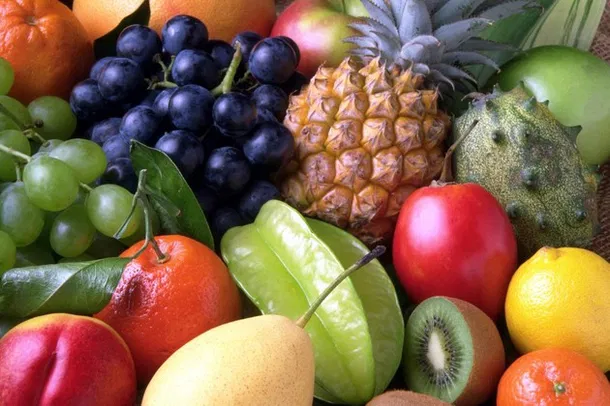
#> input picture images/frutas.png, 610 x 406 px
$ python ex3_equalizacao_canal_v_hsv.py
#> lines starting #> are read from the running program, lines starting #| are printed output that depends on the picture
"""
Exercício 3 — Equalização no Canal V (HSV)
Converta uma imagem BGR para HSV, aplique a equalização de histograma apenas
no canal V (Value) e retorne para BGR. Explique por que não devemos equalizar
os canais R, G e B separadamente.
"""

import os
import cv2
import matplotlib.pyplot as plt

PATH = os.path.normpath(os.path.join(os.path.dirname(__file__), '../../images/frutas.png'))

# ── Carregamento ──────────────────────────────────────────────────────────────
imagem_bgr = cv2.imread(PATH)
#> imagem_bgr is the input picture: shape (406, 610, 3); mean B, G, R 74.2, 102.2, 132.2
if imagem_bgr is None:
    raise FileNotFoundError(f'Imagem não encontrada: {PATH}')

# ── Conversão BGR → HSV ───────────────────────────────────────────────────────
# HSV separa a COR (Hue) do BRILHO (Value) e da SATURAÇÃO
# Vantagem: equalizar SOMENTE V ajusta o contraste sem alterar as cores
# (equalizando BGR separado, cada canal muda na sua proporção → cores distorcidas)
imagem_hsv = cv2.cvtColor(imagem_bgr, cv2.COLOR_BGR2HSV)
#> imagem_hsv: shape (406, 610, 3); mean H, S, V 54.9, 137.6, 141.2

# Separar os canais H (matiz 0-179), S (saturação 0-255) e V (brilho 0-255)
h, s, v = cv2.split(imagem_hsv)
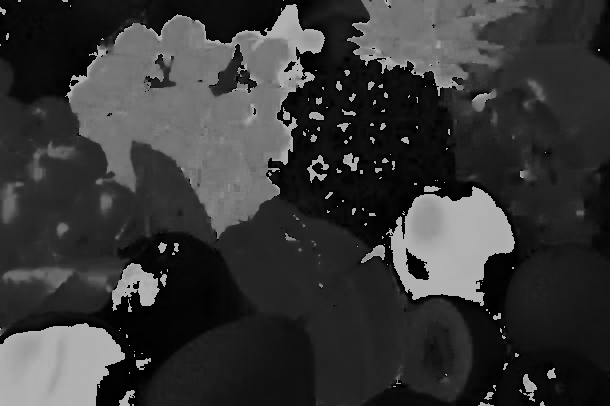
#> h: shape (406, 610); min 0, max 179, mean 54.9
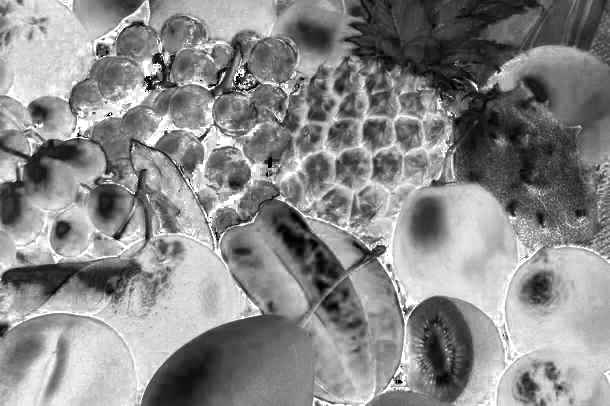
#> s: shape (406, 610); min 0, max 255, mean 137.6
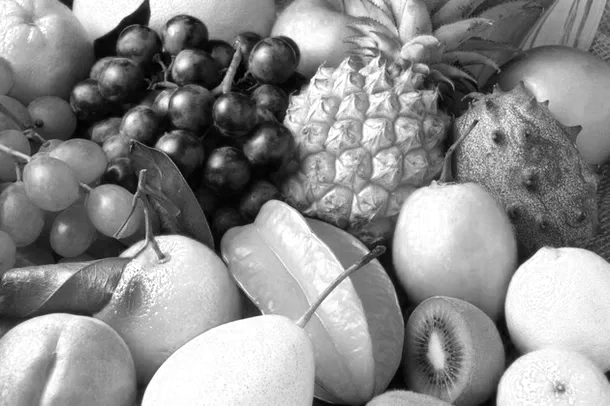
#> v: shape (406, 610); min 0, max 255, mean 141.2

# ── Equalizar apenas o canal V ────────────────────────────────────────────────
# cv2.equalizeHist(v): redistribui as intensidades do canal V para cobrir [0-255]
# H e S NÃO são modificados → cores originais preservadas → resultado natural
v_equalizado = cv2.equalizeHist(v)
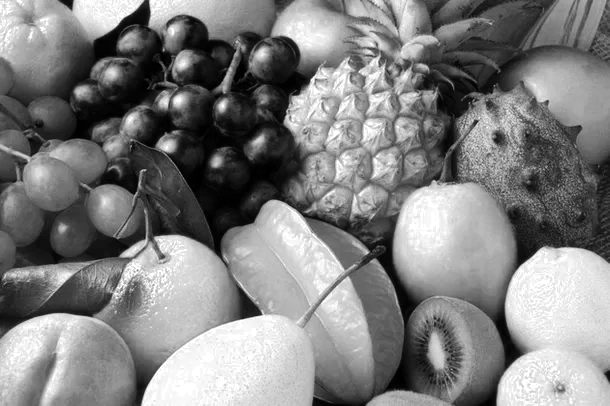
#> v_equalizado: shape (406, 610); min 0, max 255, mean 128.1

# cv2.merge(): recombina os 3 canais em uma imagem HSV novamente
hsv_equalizado = cv2.merge([h, s, v_equalizado])
#> hsv_equalizado: shape (406, 610, 3); mean H, S, V 54.9, 137.6, 128.1

# ── Converter de volta para BGR ───────────────────────────────────────────────
# COLOR_HSV2BGR: inverso da conversão inicial; resultado pronto para salvar/exibir
resultado_bgr = cv2.cvtColor(hsv_equalizado, cv2.COLOR_HSV2BGR)
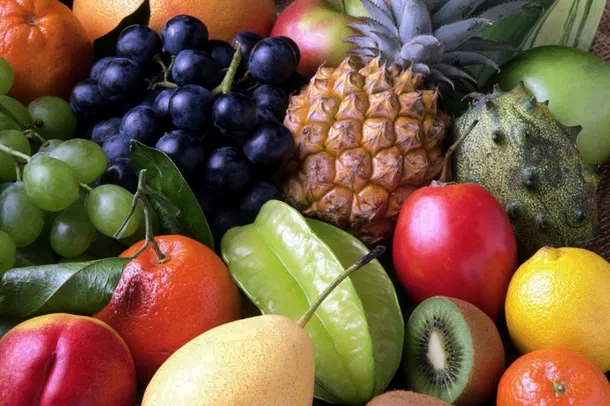
#> resultado_bgr: shape (406, 610, 3); mean B, G, R 66.8, 92.2, 120.5

# ── Exibição ──────────────────────────────────────────────────────────────────
imagem_rgb   = cv2.cvtColor(imagem_bgr,   cv2.COLOR_BGR2RGB)
resultado_rgb = cv2.cvtColor(resultado_bgr, cv2.COLOR_BGR2RGB)

fig, axes = plt.subplots(1, 3, figsize=(15, 5))
fig.suptitle('Equalização no Canal V do espaço HSV', fontsize=13)

axes[0].imshow(imagem_rgb)
axes[0].set_title('Original (BGR)')
axes[0].axis('off')

axes[1].imshow(v, cmap='gray')
axes[1].set_title('Canal V — Original')
axes[1].axis('off')

axes[2].imshow(resultado_rgb)
axes[2].set_title('Resultado: V equalizado → BGR')
axes[2].axis('off')

plt.tight_layout()
plt.show()

# ── Histogramas do canal V ────────────────────────────────────────────────────
fig2, axes2 = plt.subplots(1, 2, figsize=(10, 4))
fig2.suptitle('Histograma do Canal V — Original vs. Equalizado', fontsize=13)

hist_v     = cv2.calcHist([v],           [0], None, [256], [0, 256])
#> hist_v = 256 values, max 5430 at index 255, min 15 at index 1, mean 967.4
hist_v_eq  = cv2.calcHist([v_equalizado],[0], None, [256], [0, 256])
#> hist_v_eq = 256 values, max 5430 at index 255, min 0 at index 51, mean 967.4

axes2[0].plot(hist_v, color='gray')
axes2[0].set_title('V — Original')
axes2[0].set_xlim([0, 256])

axes2[1].plot(hist_v_eq, color='orange')
axes2[1].set_title('V — Equalizado')
axes2[1].set_xlim([0, 256])

plt.tight_layout()
plt.show()
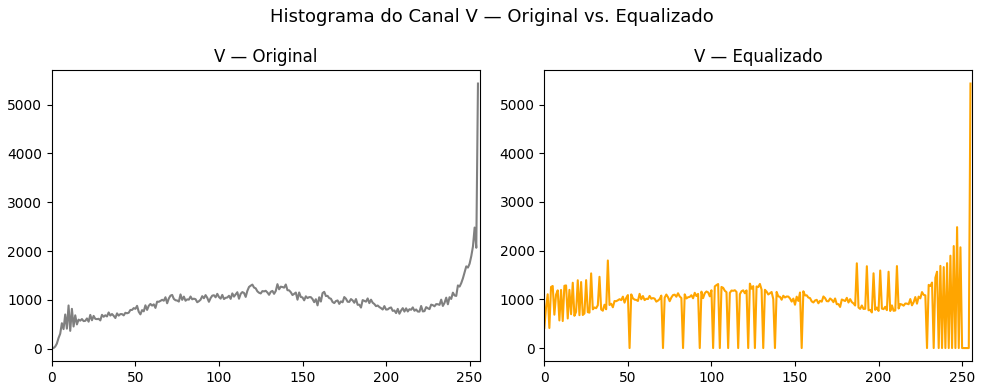
#> figure drawn by matplotlib, 2 panels; panel 1: curve peaks at x = 255, y = 5430; panel 2: curve peaks at x = 255, y = 5430

# ── Explicação ────────────────────────────────────────────────────────────────
print('=== Por que não devemos equalizar R, G e B separadamente? ===')
print()
print('No espaço RGB, os canais R, G e B estão FORTEMENTE ACOPLADOS:')
print('a percepção de cor e de brilho dependem da COMBINAÇÃO dos três canais.')
print()
print('Quando equalizamos cada canal individualmente:')
print('  → Cada canal redistribui sua intensidade de forma independente.')
print('  → O balanço cromático entre R, G e B é destruído.')
print('  → A cor resultante não corresponde à cor real do objeto.')
print()
print('A solução correta é separar BRILHO de COR usando o espaço HSV:')
print('  → H (Hue/Matiz): define a cor pura. NÃO deve ser alterado.')
print('  → S (Saturation): define a vivacidade da cor. NÃO deve ser alterado.')
print('  → V (Value/Brilho): define a luminosidade. É AQUI que equalizamos.')
print()
print('Assim, apenas o contraste de brilho é melhorado, preservando as')
print('cores originais da cena sem distorções cromáticas.')

$ run again, with images/Noise_SP.png copied over images/frutas.png
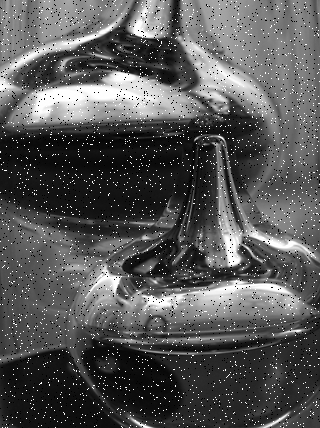
#> input picture images/Noise_SP.png, 320 x 428 px
#> imagem_bgr is the input picture: shape (428, 320, 3); min 0, max 255, mean 86.8
#> imagem_hsv: shape (428, 320, 3); mean H, S, V 0, 0, 86.8
#> h: shape (428, 320); every value is 0
#> hsv_equalizado: shape (428, 320, 3); mean H, S, V 0, 0, 125.2
#> `plt.show()`:
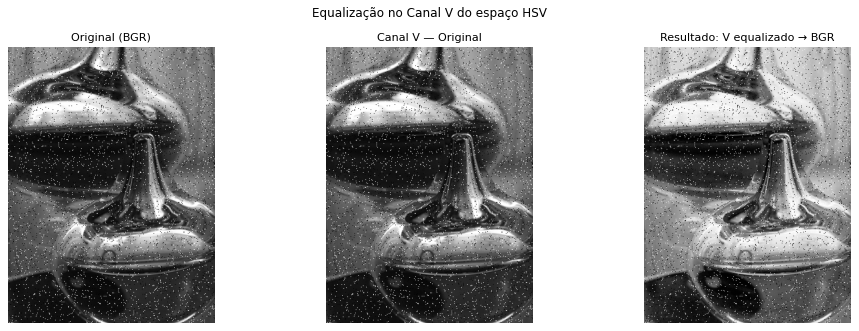
#> figure drawn by matplotlib, 3 panels
#> hist_v = 256 values, max 3761 at index 255, min 0 at index 1, mean 535
#> hist_v_eq = 256 values, max 3761 at index 255, min 0 at index 4, mean 535
#> `plt.show()`:
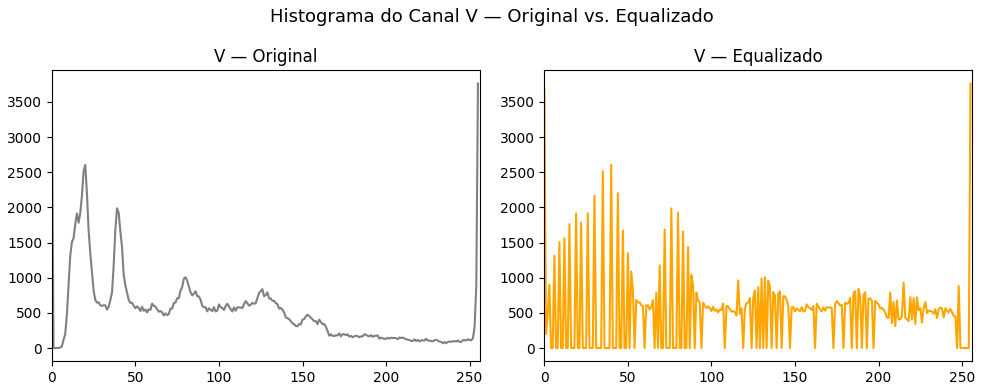
#> figure drawn by matplotlib, 2 panels; panel 1: curve peaks at x = 255, y = 3761; panel 2: curve peaks at x = 255, y = 3761

$ run again, with images/astros.png copied over images/frutas.png
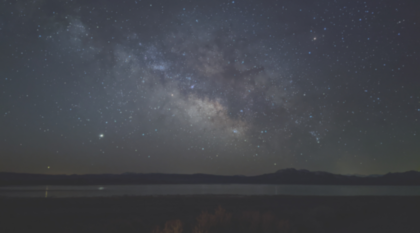
#> input picture images/astros.png, 420 x 233 px
#> imagem_bgr is the input picture: shape (233, 420, 3); mean B, G, R 74.9, 68.6, 65.9
#> imagem_hsv: shape (233, 420, 3); mean H, S, V 105.6, 30.1, 75.2
#> hsv_equalizado: shape (233, 420, 3); mean H, S, V 105.6, 30.1, 129.7
#> `resultado_bgr = cv2.cvtColor(hsv_equalizado, cv2.COLOR_HSV2BGR)`:
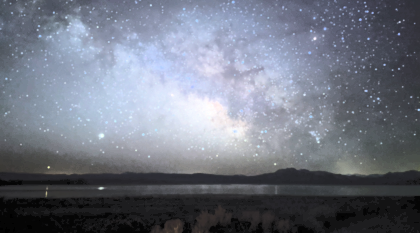
#> resultado_bgr: shape (233, 420, 3); mean B, G, R 129.4, 117, 111.8
#> hist_v = 256 values, max 4532 at index 48, min 0 at index 0, mean 382.3
#> hist_v_eq = 256 values, max 4532 at index 31, min 0 at index 1, mean 382.3
#> `plt.show()`:
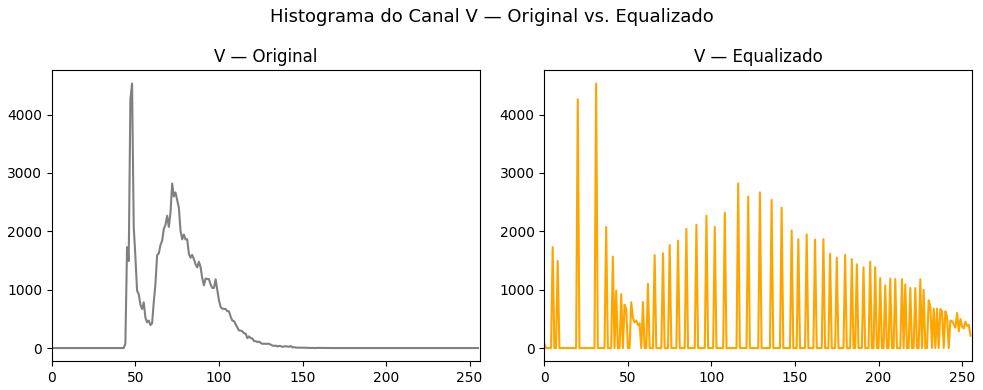
#> figure drawn by matplotlib, 2 panels; panel 1: curve peaks at x = 48, y = 4532; panel 2: curve peaks at x = 31, y = 4532
